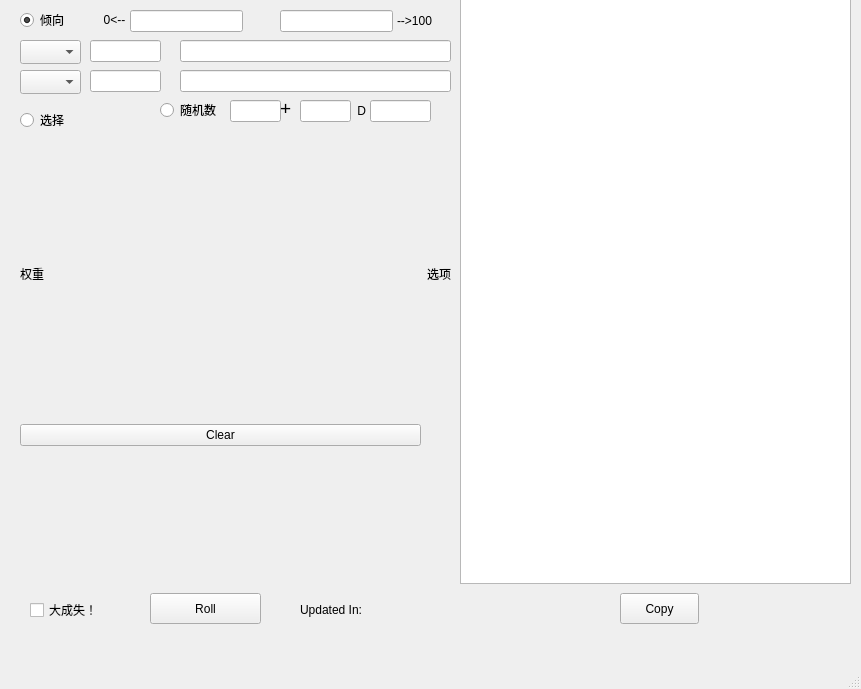
<?xml version="1.0" encoding="UTF-8"?>
<ui version="4.0">
 <class>MainWindow</class>
 <widget class="QMainWindow" name="MainWindow">
  <property name="geometry">
   <rect>
    <x>0</x>
    <y>0</y>
    <width>861</width>
    <height>689</height>
   </rect>
  </property>
  <property name="windowTitle">
   <string>骰点</string>
  </property>
  <widget class="QWidget" name="centralwidget">
   <widget class="QPlainTextEdit" name="pte_output">
    <property name="geometry">
     <rect>
      <x>460</x>
      <y>-7</y>
      <width>391</width>
      <height>591</height>
     </rect>
    </property>
   </widget>
   <widget class="QLineEdit" name="le_0">
    <property name="geometry">
     <rect>
      <x>130</x>
      <y>10</y>
      <width>113</width>
      <height>22</height>
     </rect>
    </property>
   </widget>
   <widget class="QLineEdit" name="le_1">
    <property name="geometry">
     <rect>
      <x>280</x>
      <y>10</y>
      <width>113</width>
      <height>22</height>
     </rect>
    </property>
   </widget>
   <widget class="QLabel" name="label">
    <property name="geometry">
     <rect>
      <x>90</x>
      <y>10</y>
      <width>49</width>
      <height>21</height>
     </rect>
    </property>
    <property name="text">
     <string>0&lt;--</string>
    </property>
    <property name="alignment">
     <set>Qt::AlignmentFlag::AlignCenter</set>
    </property>
   </widget>
   <widget class="QLabel" name="label_2">
    <property name="geometry">
     <rect>
      <x>390</x>
      <y>10</y>
      <width>49</width>
      <height>21</height>
     </rect>
    </property>
    <property name="layoutDirection">
     <enum>Qt::LayoutDirection::LeftToRight</enum>
    </property>
    <property name="text">
     <string>--&gt;100</string>
    </property>
    <property name="alignment">
     <set>Qt::AlignmentFlag::AlignCenter</set>
    </property>
   </widget>
   <widget class="QComboBox" name="comboBox_sign1">
    <property name="geometry">
     <rect>
      <x>20</x>
      <y>70</y>
      <width>61</width>
      <height>24</height>
     </rect>
    </property>
   </widget>
   <widget class="QLineEdit" name="le_number1">
    <property name="geometry">
     <rect>
      <x>90</x>
      <y>70</y>
      <width>71</width>
      <height>22</height>
     </rect>
    </property>
   </widget>
   <widget class="QLineEdit" name="le_text1">
    <property name="geometry">
     <rect>
      <x>180</x>
      <y>70</y>
      <width>271</width>
      <height>22</height>
     </rect>
    </property>
   </widget>
   <widget class="QRadioButton" name="rb_0">
    <property name="geometry">
     <rect>
      <x>20</x>
      <y>10</y>
      <width>51</width>
      <height>20</height>
     </rect>
    </property>
    <property name="text">
     <string>倾向</string>
    </property>
    <property name="checked">
     <bool>true</bool>
    </property>
   </widget>
   <widget class="QWidget" name="gridLayoutWidget">
    <property name="geometry">
     <rect>
      <x>20</x>
      <y>130</y>
      <width>431</width>
      <height>451</height>
     </rect>
    </property>
    <layout class="QGridLayout" name="gl_choices" columnstretch="1,3">
     <item row="1" column="0">
      <widget class="QPushButton" name="pb_clear">
       <property name="text">
        <string>Clear</string>
       </property>
      </widget>
     </item>
     <item row="0" column="1">
      <widget class="QLabel" name="label_4">
       <property name="sizePolicy">
        <sizepolicy hsizetype="Fixed" vsizetype="Fixed">
         <horstretch>0</horstretch>
         <verstretch>0</verstretch>
        </sizepolicy>
       </property>
       <property name="text">
        <string>选项</string>
       </property>
       <property name="alignment">
        <set>Qt::AlignmentFlag::AlignCenter</set>
       </property>
      </widget>
     </item>
     <item row="0" column="0">
      <widget class="QLabel" name="label_3">
       <property name="text">
        <string>权重</string>
       </property>
      </widget>
     </item>
    </layout>
   </widget>
   <widget class="QRadioButton" name="rb_1">
    <property name="geometry">
     <rect>
      <x>20</x>
      <y>110</y>
      <width>61</width>
      <height>20</height>
     </rect>
    </property>
    <property name="text">
     <string>选择</string>
    </property>
   </widget>
   <widget class="QPushButton" name="pb_roll">
    <property name="geometry">
     <rect>
      <x>150</x>
      <y>593</y>
      <width>111</width>
      <height>31</height>
     </rect>
    </property>
    <property name="text">
     <string>Roll</string>
    </property>
   </widget>
   <widget class="QComboBox" name="comboBox_sign0">
    <property name="geometry">
     <rect>
      <x>20</x>
      <y>40</y>
      <width>61</width>
      <height>24</height>
     </rect>
    </property>
   </widget>
   <widget class="QLineEdit" name="le_number0">
    <property name="geometry">
     <rect>
      <x>90</x>
      <y>40</y>
      <width>71</width>
      <height>22</height>
     </rect>
    </property>
   </widget>
   <widget class="QLineEdit" name="le_text0">
    <property name="geometry">
     <rect>
      <x>180</x>
      <y>40</y>
      <width>271</width>
      <height>22</height>
     </rect>
    </property>
   </widget>
   <widget class="QPushButton" name="pb_copy">
    <property name="geometry">
     <rect>
      <x>620</x>
      <y>593</y>
      <width>79</width>
      <height>31</height>
     </rect>
    </property>
    <property name="text">
     <string>Copy</string>
    </property>
   </widget>
   <widget class="QCheckBox" name="cb_last">
    <property name="geometry">
     <rect>
      <x>30</x>
      <y>600</y>
      <width>78</width>
      <height>20</height>
     </rect>
    </property>
    <property name="text">
     <string>大成失！</string>
    </property>
   </widget>
   <widget class="QLabel" name="lb_update_time">
    <property name="geometry">
     <rect>
      <x>300</x>
      <y>600</y>
      <width>301</width>
      <height>20</height>
     </rect>
    </property>
    <property name="text">
     <string>Updated In:</string>
    </property>
   </widget>
   <widget class="QRadioButton" name="rb_2">
    <property name="geometry">
     <rect>
      <x>160</x>
      <y>100</y>
      <width>92</width>
      <height>20</height>
     </rect>
    </property>
    <property name="text">
     <string>随机数</string>
    </property>
   </widget>
   <widget class="QLineEdit" name="le_dice_count">
    <property name="geometry">
     <rect>
      <x>300</x>
      <y>100</y>
      <width>51</width>
      <height>22</height>
     </rect>
    </property>
   </widget>
   <widget class="QLineEdit" name="le_dice_size">
    <property name="geometry">
     <rect>
      <x>370</x>
      <y>100</y>
      <width>61</width>
      <height>22</height>
     </rect>
    </property>
   </widget>
   <widget class="QLabel" name="label_5">
    <property name="geometry">
     <rect>
      <x>350</x>
      <y>100</y>
      <width>16</width>
      <height>21</height>
     </rect>
    </property>
    <property name="sizePolicy">
     <sizepolicy hsizetype="Minimum" vsizetype="Minimum">
      <horstretch>0</horstretch>
      <verstretch>0</verstretch>
     </sizepolicy>
    </property>
    <property name="text">
     <string>D</string>
    </property>
    <property name="alignment">
     <set>Qt::AlignmentFlag::AlignRight|Qt::AlignmentFlag::AlignTrailing|Qt::AlignmentFlag::AlignVCenter</set>
    </property>
   </widget>
   <widget class="QLineEdit" name="le_base">
    <property name="geometry">
     <rect>
      <x>230</x>
      <y>100</y>
      <width>51</width>
      <height>22</height>
     </rect>
    </property>
   </widget>
   <widget class="QLabel" name="label_6">
    <property name="geometry">
     <rect>
      <x>280</x>
      <y>100</y>
      <width>16</width>
      <height>16</height>
     </rect>
    </property>
    <property name="sizePolicy">
     <sizepolicy hsizetype="Minimum" vsizetype="Minimum">
      <horstretch>0</horstretch>
      <verstretch>0</verstretch>
     </sizepolicy>
    </property>
    <property name="font">
     <font>
      <pointsize>14</pointsize>
     </font>
    </property>
    <property name="text">
     <string>+</string>
    </property>
   </widget>
  </widget>
  <widget class="QMenuBar" name="menubar">
   <property name="geometry">
    <rect>
     <x>0</x>
     <y>0</y>
     <width>861</width>
     <height>33</height>
    </rect>
   </property>
  </widget>
  <widget class="QStatusBar" name="statusbar"/>
 </widget>
 <resources/>
 <connections/>
</ui>
